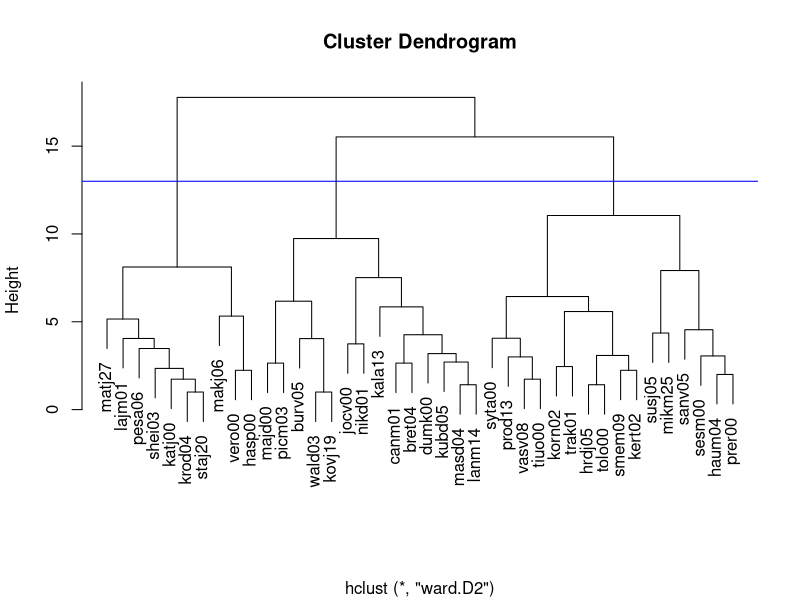
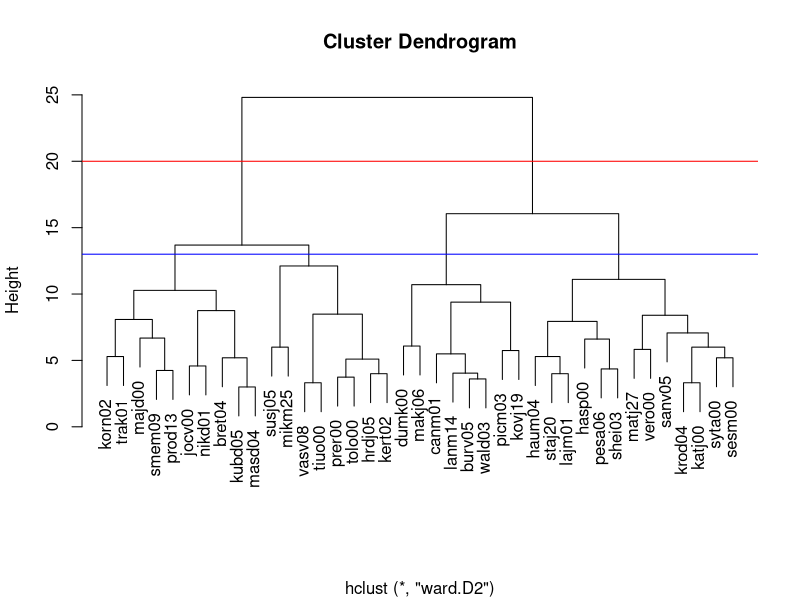

Here is the R script that generated these plots, in order:


# Dependencies
list.of.packages <- c("openxlsx","tidyverse","magrittr")
new.packages <- list.of.packages[!(list.of.packages %in% installed.packages()[,"Package"])]
if(length(new.packages)) install.packages(new.packages)
lapply(list.of.packages, require, character.only = TRUE)
rm(list = c("list.of.packages","new.packages"))

# read xlsx data if it does not exist yet
if (!exists("Stats")) Stats <- openxlsx::read.xlsx("Stats.xlsx", sheet = "Sheet 1")

# TODO prumer radšej ako posledné TODO -- nechceme mať neceločíslené hodnoty
last_PS <- Stats %>% group_by(Initials) %>% summarize(MER = max(Exc_round))

# for both clustering options (w/wo SS) Ward's method gives more clear cluster split

# clustering based on B5
clust_data <- Stats %>% 
  inner_join(last_PS, by = c("Initials","Exc_round"="MER")) %>% 
  select(Initials, B5_O:B5_N)

#clust_data <- clust_data[-40,] # old update not...
rownames(clust_data) <- clust_data$Initials
clust_data %<>% select(-Initials)

# clustering
clusters = hclust(dist(clust_data), method = "ward.D2")
# chart
plot(clusters, xlab = "")
# cut
abline(h=13, col = "blue")

# split(cut) the tree into three groups
HC_BS_3 <- cutree(clusters,3)


# clustering based on both BS and SS
clust_data <- Stats %>% 
  inner_join(last_PS, by = c("Initials","Exc_round"="MER")) %>% 
  select(Initials, B5_O:B5_N, SS_Exp_seek:SS_Disinhib)

clust_data <- clust_data[-40,] # kala filled the form twice, remove the first try
rownames(clust_data) <- clust_data$Initials
clust_data %<>% select(-Initials)

# clustering
clusters = hclust(dist(clust_data),method = "ward.D2")
# chart
plot(clusters, xlab = "")
# cuts
abline(h=20, col = "red")
abline(h=13, col = "blue")

HC_BS_SS_2 <- cutree(clusters,2)
HC_BS_SS_4 <- cutree(clusters,4)


clusters = as.data.frame(cbind(Initials = names(HC_BS_3),
                               HC_BS_3,HC_BS_SS_2,HC_BS_SS_4))

clust_data %<>% mutate(Initials = rownames(.))

DTree_data <- clust_data %>% 
  inner_join(clusters, by = "Initials") %>% 
  mutate(HC_BS_3 = factor(HC_BS_3), 
         HC_BS_SS_2 = factor(HC_BS_SS_2),
         HC_BS_SS_4 = factor(HC_BS_SS_4))


rm(list = c("clusters","clust_data","last_PS", "HC_BS_3","HC_BS_SS_2","HC_BS_SS_4"))

